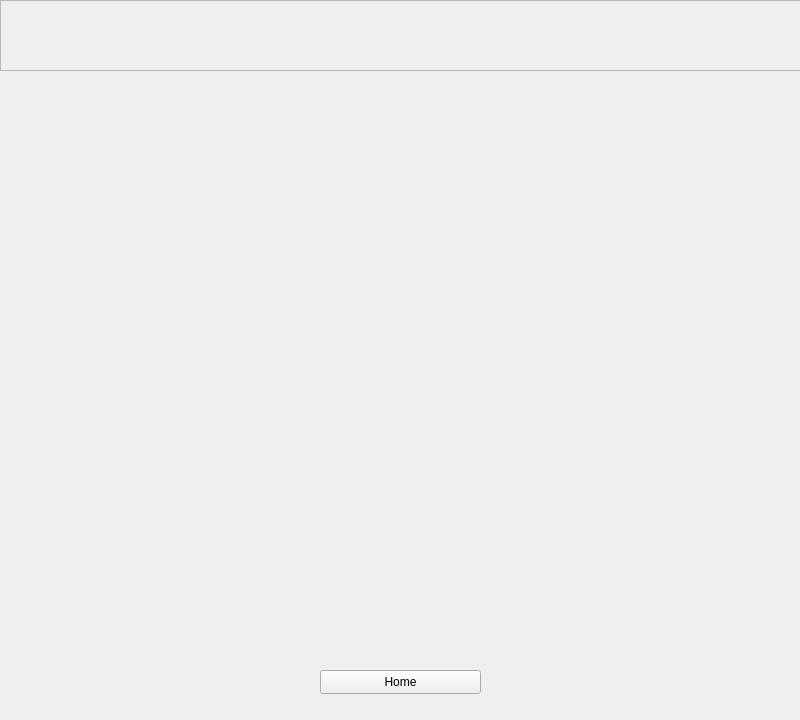
<?xml version="1.0" encoding="UTF-8"?>
<ui version="4.0">
 <class>dataWindow</class>
 <widget class="QDialog" name="dataWindow">
  <property name="geometry">
   <rect>
    <x>0</x>
    <y>0</y>
    <width>800</width>
    <height>720</height>
   </rect>
  </property>
  <property name="minimumSize">
   <size>
    <width>800</width>
    <height>720</height>
   </size>
  </property>
  <property name="maximumSize">
   <size>
    <width>800</width>
    <height>720</height>
   </size>
  </property>
  <property name="windowTitle">
   <string>Dialog</string>
  </property>
  <widget class="QStackedWidget" name="sWDataWindow">
   <property name="geometry">
    <rect>
     <x>0</x>
     <y>0</y>
     <width>801</width>
     <height>711</height>
    </rect>
   </property>
   <property name="frameShape">
    <enum>QFrame::Shape::NoFrame</enum>
   </property>
   <property name="midLineWidth">
    <number>1</number>
   </property>
   <property name="currentIndex">
    <number>1</number>
   </property>
   <widget class="QWidget" name="dataTable">
    <widget class="QTableWidget" name="tblTDataPoints">
     <property name="geometry">
      <rect>
       <x>50</x>
       <y>30</y>
       <width>700</width>
       <height>550</height>
      </rect>
     </property>
     <property name="minimumSize">
      <size>
       <width>700</width>
       <height>550</height>
      </size>
     </property>
     <property name="maximumSize">
      <size>
       <width>700</width>
       <height>550</height>
      </size>
     </property>
     <property name="autoFillBackground">
      <bool>false</bool>
     </property>
     <property name="frameShape">
      <enum>QFrame::Shape::NoFrame</enum>
     </property>
     <property name="frameShadow">
      <enum>QFrame::Shadow::Plain</enum>
     </property>
     <property name="midLineWidth">
      <number>1</number>
     </property>
     <property name="verticalScrollBarPolicy">
      <enum>Qt::ScrollBarPolicy::ScrollBarAsNeeded</enum>
     </property>
     <property name="horizontalScrollBarPolicy">
      <enum>Qt::ScrollBarPolicy::ScrollBarAsNeeded</enum>
     </property>
     <property name="sizeAdjustPolicy">
      <enum>QAbstractScrollArea::SizeAdjustPolicy::AdjustIgnored</enum>
     </property>
     <property name="autoScroll">
      <bool>false</bool>
     </property>
     <property name="alternatingRowColors">
      <bool>true</bool>
     </property>
     <property name="textElideMode">
      <enum>Qt::TextElideMode::ElideLeft</enum>
     </property>
     <property name="showGrid">
      <bool>true</bool>
     </property>
     <property name="sortingEnabled">
      <bool>false</bool>
     </property>
     <attribute name="horizontalHeaderCascadingSectionResizes">
      <bool>false</bool>
     </attribute>
     <attribute name="horizontalHeaderDefaultSectionSize">
      <number>341</number>
     </attribute>
     <attribute name="horizontalHeaderShowSortIndicator" stdset="0">
      <bool>false</bool>
     </attribute>
     <attribute name="horizontalHeaderStretchLastSection">
      <bool>true</bool>
     </attribute>
     <row>
      <property name="text">
       <string>1</string>
      </property>
     </row>
     <column>
      <property name="text">
       <string>X</string>
      </property>
     </column>
     <column>
      <property name="text">
       <string>Y</string>
      </property>
     </column>
    </widget>
    <widget class="QPushButton" name="btnTDataCSV">
     <property name="geometry">
      <rect>
       <x>305</x>
       <y>620</y>
       <width>191</width>
       <height>24</height>
      </rect>
     </property>
     <property name="text">
      <string>Import CSV</string>
     </property>
    </widget>
    <widget class="QPushButton" name="btnTDataRow">
     <property name="geometry">
      <rect>
       <x>305</x>
       <y>660</y>
       <width>191</width>
       <height>24</height>
      </rect>
     </property>
     <property name="text">
      <string>Add Row</string>
     </property>
    </widget>
    <widget class="QPushButton" name="btnTDataGraph">
     <property name="geometry">
      <rect>
       <x>90</x>
       <y>660</y>
       <width>191</width>
       <height>24</height>
      </rect>
     </property>
     <property name="text">
      <string>Graph</string>
     </property>
    </widget>
    <widget class="QPushButton" name="btnTDataHome">
     <property name="geometry">
      <rect>
       <x>520</x>
       <y>660</y>
       <width>191</width>
       <height>24</height>
      </rect>
     </property>
     <property name="text">
      <string>Home</string>
     </property>
    </widget>
   </widget>
   <widget class="QWidget" name="graphViewer">
    <widget class="QFrame" name="frameDataWindowBar">
     <property name="geometry">
      <rect>
       <x>0</x>
       <y>0</y>
       <width>801</width>
       <height>71</height>
      </rect>
     </property>
     <property name="frameShape">
      <enum>QFrame::Shape::StyledPanel</enum>
     </property>
     <property name="frameShadow">
      <enum>QFrame::Shadow::Raised</enum>
     </property>
     <widget class="QWidget" name="verticalLayoutWidget">
      <property name="geometry">
       <rect>
        <x>0</x>
        <y>0</y>
        <width>801</width>
        <height>71</height>
       </rect>
      </property>
      <layout class="QVBoxLayout" name="lytDataWindowBar"/>
     </widget>
    </widget>
    <widget class="QPushButton" name="btnDataWindowHome">
     <property name="geometry">
      <rect>
       <x>320</x>
       <y>670</y>
       <width>161</width>
       <height>24</height>
      </rect>
     </property>
     <property name="text">
      <string>Home</string>
     </property>
    </widget>
    <widget class="QWidget" name="gridLayoutWidget">
     <property name="geometry">
      <rect>
       <x>120</x>
       <y>90</y>
       <width>561</width>
       <height>561</height>
      </rect>
     </property>
     <layout class="QGridLayout" name="lytDataWindowCanvas"/>
    </widget>
   </widget>
   <widget class="QWidget" name="randomDataGrpah">
    <widget class="QLineEdit" name="txtRDataNum">
     <property name="geometry">
      <rect>
       <x>270</x>
       <y>230</y>
       <width>261</width>
       <height>31</height>
      </rect>
     </property>
     <property name="placeholderText">
      <string>Number of Data Points</string>
     </property>
    </widget>
    <widget class="QLineEdit" name="txtRDataXLwr">
     <property name="geometry">
      <rect>
       <x>270</x>
       <y>290</y>
       <width>121</width>
       <height>31</height>
      </rect>
     </property>
     <property name="placeholderText">
      <string>X Lower Bound</string>
     </property>
    </widget>
    <widget class="QLineEdit" name="txtRDataXUpr">
     <property name="geometry">
      <rect>
       <x>410</x>
       <y>290</y>
       <width>121</width>
       <height>31</height>
      </rect>
     </property>
     <property name="placeholderText">
      <string>X Upper Bound</string>
     </property>
    </widget>
    <widget class="QLineEdit" name="txtRDataYLwr">
     <property name="geometry">
      <rect>
       <x>270</x>
       <y>350</y>
       <width>121</width>
       <height>31</height>
      </rect>
     </property>
     <property name="placeholderText">
      <string>Y Lower Bound</string>
     </property>
    </widget>
    <widget class="QLineEdit" name="txtRDataYUpr">
     <property name="geometry">
      <rect>
       <x>410</x>
       <y>350</y>
       <width>121</width>
       <height>31</height>
      </rect>
     </property>
     <property name="placeholderText">
      <string>Y Upper Bound</string>
     </property>
    </widget>
    <widget class="QPushButton" name="btnRDataGraph">
     <property name="geometry">
      <rect>
       <x>244</x>
       <y>410</y>
       <width>141</width>
       <height>41</height>
      </rect>
     </property>
     <property name="text">
      <string>Graph</string>
     </property>
    </widget>
    <widget class="QPushButton" name="btnRDataHome">
     <property name="geometry">
      <rect>
       <x>420</x>
       <y>410</y>
       <width>141</width>
       <height>41</height>
      </rect>
     </property>
     <property name="text">
      <string>Home</string>
     </property>
    </widget>
    <widget class="QGraphicsView" name="gVRData">
     <property name="geometry">
      <rect>
       <x>130</x>
       <y>100</y>
       <width>541</width>
       <height>511</height>
      </rect>
     </property>
    </widget>
    <zorder>gVRData</zorder>
    <zorder>txtRDataNum</zorder>
    <zorder>txtRDataXLwr</zorder>
    <zorder>txtRDataXUpr</zorder>
    <zorder>txtRDataYLwr</zorder>
    <zorder>txtRDataYUpr</zorder>
    <zorder>btnRDataGraph</zorder>
    <zorder>btnRDataHome</zorder>
   </widget>
  </widget>
 </widget>
 <resources/>
 <connections/>
</ui>
